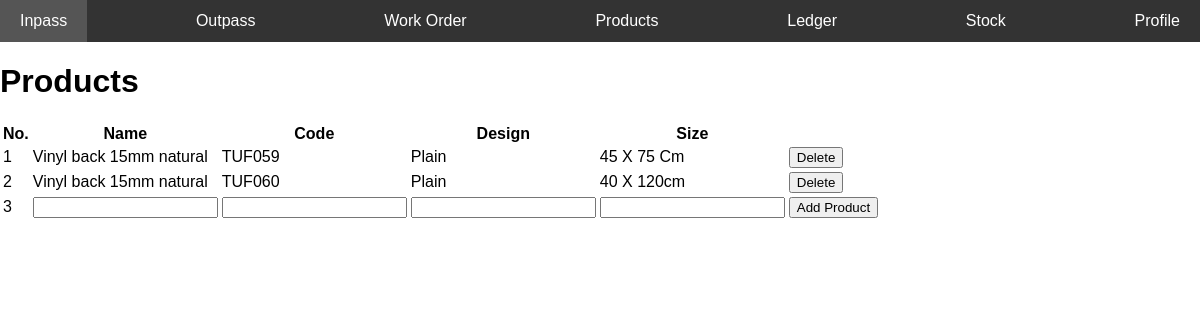
The page /products.php on the database as committed earlier.
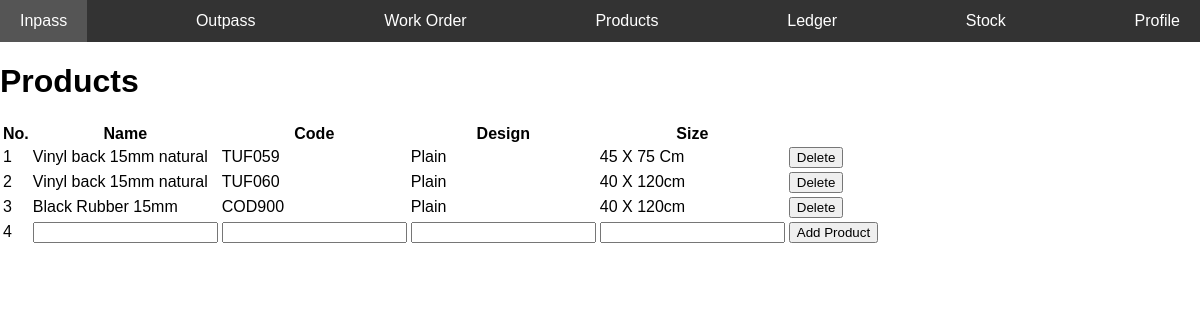
The same page on the database as committed later.
### tables this page shows
CREATE TABLE IF NOT EXISTS `products` (
  `name` varchar(125) NOT NULL,
  `code` varchar(125) NOT NULL,
  `design` varchar(25) NOT NULL,
  `size` varchar(25) NOT NULL,
  `type` varchar(10) NOT NULL DEFAULT 'finished'
);

### products.php (the view, shortened to what this page needs)
<?php
include 'conn.php';
include 'nav.php';
?>
<?php
$sql = "SELECT * from products";
$retval = mysqli_query($conn, $sql);
?>
<html>
<body>
    <div>
        <h1>Products</h1>
        <table>
            <thead>
                <th>No.</th>
                <th>Name</th>
                <th>Code</th>
                <th>Design</th>
                <th>Size</th>
                <th></th>
            </thead>
            <tbody>
                <?php
                $i = 1;
                while ($row = mysqli_fetch_assoc($retval)) {
                    echo "
                    <form method='POST'>
                    <tr>
                    <td>
                    $i
                    </td>
                    <td>
                    {$row['name']}
                    </td>
                    <td>
                    {$row['code']}
                    </td>
                    <td>
                    {$row['design']}
                    </td>
                    <td>
                    {$row['size']}
                    </td>
                    <td>
                    <form method='post' id='delete_product' name='delete_product'>
                    <input type='hidden' name='id' value='{$row['code']}'>
                    <input type='submit' id='delete_product' name='delete_product' value='Delete'>
                    </form>
                    </td>
                    </tr>
                    </form>
                    ";
                    $i = $i + 1;
                }
                ?>
                <tr>
                    <form method="post">
                        <td>
                            <?php echo $i ?>
                        </td>
                        <td><input type="text" required name="name"></td>
                        <td><input type="text" required name="code"></td>
                        <td><input type="text" required name="design"></td>
                        <td><input type="text" required name="size"></td>
                        <td><button name="add">Add Product</button></td>
                    </form>
                </tr>
            </tbody>
        </table>
        <br>
        <br>
    </div>
</body>
</html>

Rows that differ between the two databases and show on the page:
added products: name "Black Rubber 15mm", code "COD900", design "Plain", size "40 X 120cm"
Other text that changed with them:
$i: "3" → "4"
